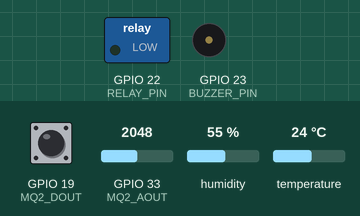
Bench run of a sketch on a simulated ESP32. Parts: switched loads named in the sketch (green lamp = pin HIGH), buzzer (waves = sounding, pin HIGH). The test bench sets the inputs (shaded band); at power-on: temperature 24 °C, GPIO 33 (MQ2_AOUT) = 2048, GPIO 19 (MQ2_DOUT) HIGH, humidity 55 %. WiFi joins after 1.5 s; servers stay silent unless stated; what the sketch prints to the serial monitor is not drawn.

Above: at 3.0 s.
3.1 s: temperature set to 39 °C
5.3 s: temperature set to 42 °C
At 8.7 s:
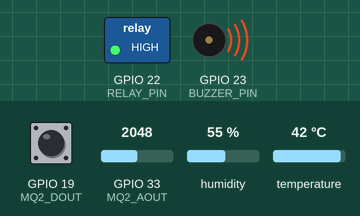
9.3 s: GPIO 33 (MQ2_AOUT) set to 1260
11.0 s: GPIO 33 (MQ2_AOUT) set to 1165
At 12.9 s:
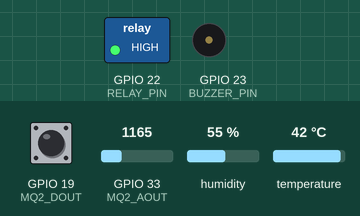
13.3 s: GPIO 33 (MQ2_AOUT) set to 1228
At 14.8 s:
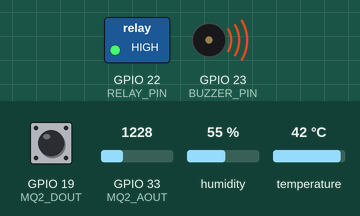
15.3 s: GPIO 33 (MQ2_AOUT) set to 1160
At 17.2 s:
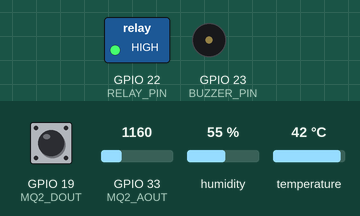
Timing chart, 0 to 18.3 s (numbered marks = the images above; inputs shaded):
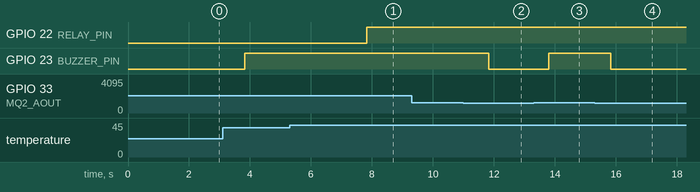

Measured:
- the behaviour switches between 40 and 41 °C on temperature (found by bisection; images 0 and 1)
- the behaviour switches between 1201 and 1200 on GPIO 33 (MQ2_AOUT) (found by bisection; images 1 and 2)
- after the input at 5.3 s, GPIO 22 (RELAY_PIN): LOW → HIGH after 2.5 s
- after the input at 9.3 s, every drawn part: stays the same
- after the input at 11.0 s, GPIO 23 (BUZZER_PIN): HIGH → LOW after 0.83 s
- after the input at 13.3 s, GPIO 23 (BUZZER_PIN): LOW → HIGH after 0.50 s
- after the input at 15.3 s, GPIO 23 (BUZZER_PIN): HIGH → LOW after 0.53 s

The sketch:

IGNIS_VER1.0.ino
```cpp
// --- Blynk Cloud Configuration (Must match your Web Console Template) ---
#define BLYNK_TEMPLATE_ID "TMPL6LK3Os5Vb"      // Unique ID for your Blynk project template
#define BLYNK_TEMPLATE_NAME "ignis prototype"   // Name of your project template
#define BLYNK_AUTH_TOKEN "I4Yc2km1E2KARx-QQWbCWFQUR_S9WYwl" // Security token for this specific device

// --- Libraries ---
#include <WiFi.h>              // Library to enable ESP32 WiFi capabilities
#include <BlynkSimpleEsp32.h>  // Library to connect ESP32 to Blynk Cloud
#include <DHT.h>               // Library for DHT11/DHT22 Temperature & Humidity sensors

// --- Network Settings ---
char auth[] = BLYNK_AUTH_TOKEN; // Assigns your token to a variable for the connection function
char ssid[] = "vivo Y18";    // WiFi Name (Keep "Wokwi-GUEST" for simulator, change for real use)
char pass[] = "yanani06";               // WiFi Password (Leave empty for Wokwi, add your password for real use)

// --- Hardware Pin Assignments ---
//#define IR_FIRE 27
#define DHTPIN 4               // DHT sensor connected to Digital Pin 4
#define DHTTYPE DHT11          // Defines the sensor type (Change to DHT11 if using the blue sensor)
#define MQ2_AOUT 33            // MQ2 Analog output to Pin 33 (ADC1) to avoid WiFi interference
#define MQ2_DOUT 19            // MQ2 Digital output to Pin 13
#define BUZZER_PIN 23          // Positive leg of Buzzer to Pin 21
#define RELAY_PIN 22           // Signal pin of Relay to Pin 18

// --- Customizable Logic Thresholds ---
const int gasThreshold = 1200;    // Gas level trigger (Sensitivity). Range: 0 (Clean) to 4095 (Smoke)
const float tempThreshold = 40.0; // Temperature in Celsius to trigger the Relay (e.g., Fan/AC)
const float humiThreshold = 30.0;// Early ignition (30% - 50%)
//const int flameThreshold = 1;     // Digital Detaction

// --- Object Initialization ---
DHT dht(DHTPIN, DHTTYPE);      // Creates the DHT sensor object
BlynkTimer timer;              // Creates a timer to run functions without using delay()

// --- Main Function: Reads Data & Updates Blynk ---
void sendData() {
  //int flame = digitalRead(IR_FIRE);  // Read flame appearance (0=noFire, 1=Fire)
  float h = dht.readHumidity();      // Read humidity from sensor
  float t = dht.readTemperature();   // Read temperature from sensor
  int analogGas = analogRead(MQ2_AOUT); // Read smoke/gas density (analog value)
  int digitalGas = digitalRead(MQ2_DOUT); // Read gas detection (binary 0 or 1)

  // Error check: If sensor is unplugged or broken, stop the function
  if (isnan(h) || isnan(t)) {
    Serial.println("DHT Sensor error!");
    return;
  }

  // --- Update Blynk Dashboard Widgets ---
  //Blynk.virtualWrite(V0, flame);
  Blynk.virtualWrite(V0, t);         // Update Temperature gauge on Virtual Pin V0
  Blynk.virtualWrite(V1, h);         // Update Humidity gauge on Virtual Pin V1
  Blynk.virtualWrite(V2, analogGas); // Update Gas Level display on Virtual Pin V2

  // --- Emergency Logic: Gas/Smoke Detection ---
  if (digitalGas == LOW || analogGas > gasThreshold) { // If gas detected via digital or analog limit
    digitalWrite(BUZZER_PIN, HIGH);                    // Turn on physical buzzer
    Blynk.logEvent("gas_alert", "Gas Detected!");      // Send Push Notification to phone
  } else {
    digitalWrite(BUZZER_PIN, LOW);                     // Turn off buzzer when air is clean
  }

  // --- Automation Logic: Temperature Control ---
  if (t > tempThreshold) {           // If temperature exceeds your limit
    digitalWrite(RELAY_PIN, HIGH);   // Turn on the Relay (starts Fan/Cooler)
    Blynk.virtualWrite(V3, 1);       // Light up the LED widget in Blynk app
  } else {
    digitalWrite(RELAY_PIN, LOW);    // Turn off the Relay
    Blynk.virtualWrite(V3, 0);       // Turn off the LED widget in Blynk app
  }
}

// --- Setup Function: Runs once on startup ---
void setup() {
  Serial.begin(115200);              // Start Serial Monitor at 115200 speed for debugging

  Blynk.begin(auth, ssid, pass);     // Connect to WiFi and Blynk Server


  // Initialize Sensors & Outputs
  //pinMode(IR_FIRE, INPUT);
  dht.begin();                       // Initialize the DHT sensor
  pinMode(MQ2_DOUT, INPUT);          // Set Gas digital pin as input
  pinMode(BUZZER_PIN, OUTPUT);       // Set Buzzer pin as output
  pinMode(RELAY_PIN, OUTPUT);        // Set Relay pin as output

  // Default states
  digitalWrite(BUZZER_PIN, LOW);
  digitalWrite(RELAY_PIN, LOW);

  // Schedule the 'sendData' function to run every 2000ms (2 seconds)
  timer.setInterval(2000L, sendData);

  Serial.println("System Initializing 2026..."); // Confirmation message
}

// --- Loop Function: Runs continuously ---
void loop() {
  Blynk.run();                       // Maintains connection to Blynk Cloud
  timer.run();                       // Keeps the internal timer running
}
```
